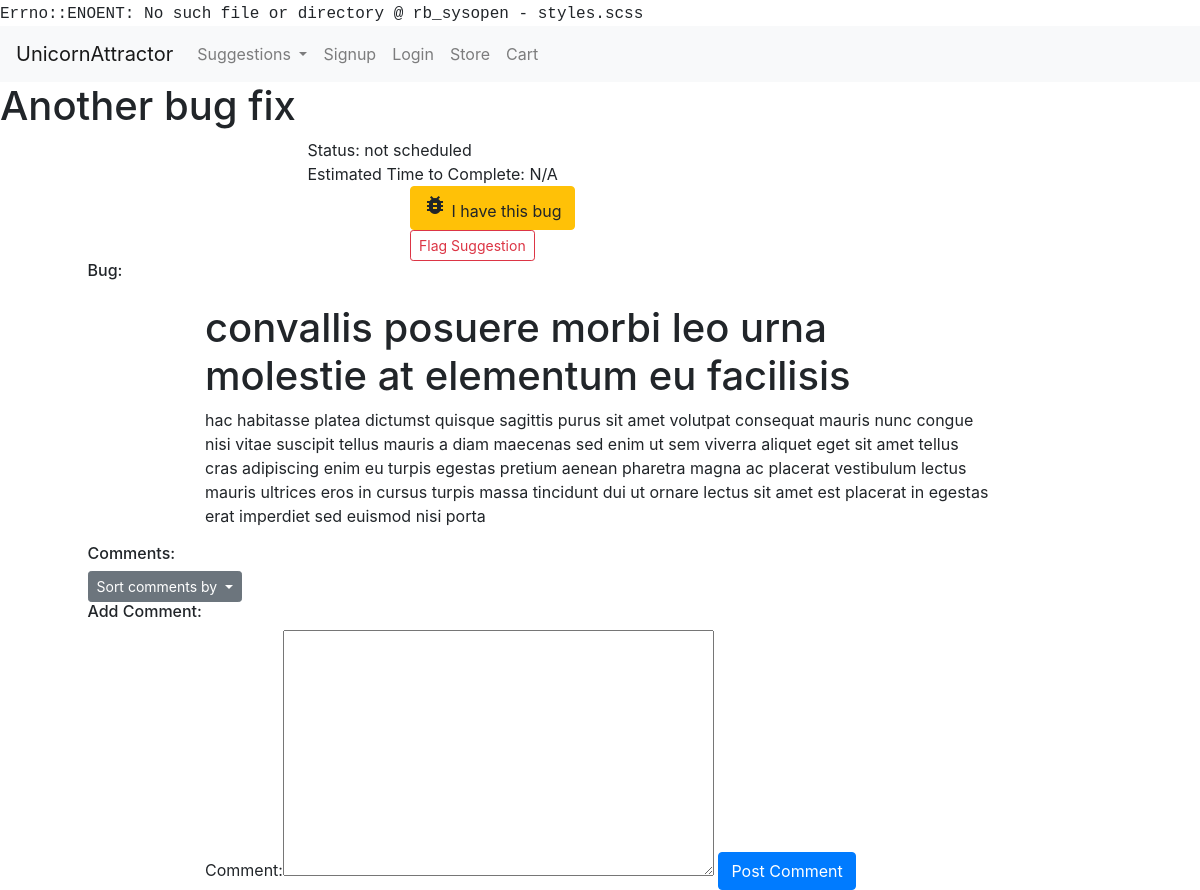
The page /suggestions/view/152 on the database its author committed.
### usersuggestions/models.py (models this page shows, shortened)
class Suggestion(models.Model):
    suggestion_choices = ((True, 'Feature'), (False, 'Bug Fix'))
    is_feature = models.BooleanField(blank=False, default=False, choices=suggestion_choices)
    user = models.ForeignKey(User, null=False, on_delete=models.PROTECT)
    title = models.CharField(max_length=200, blank=False)
    details = RichTextUploadingField()
    date_time = models.DateTimeField(auto_now_add=True)
    delay_submission = models.BooleanField(null=False, blank=True, default=False)

class SuggestionAdminPage(models.Model):
    status_choices = ((0, "not scheduled"), (1, "scheduled"), (2, "in progress"), (3, "completed"))
    priority_choices = ((0, "low"), (1, 'normal'), (2, 'high'))
    suggestion = models.ForeignKey(Suggestion, null=False, on_delete=models.CASCADE)
    status = models.PositiveSmallIntegerField(choices=status_choices, default=0)
    developer_assigned = models.ForeignKey(User, null=True, blank=True, on_delete=models.PROTECT)
    priority = models.PositiveSmallIntegerField(choices=priority_choices, null=True, blank=True, default=1)
    date_started = models.DateField(null=True, blank=True)
    estimated_days_to_complete = models.PositiveSmallIntegerField(null=True, blank=True)
    expected_completion_date = models.DateField(null=True, blank=True)
    date_completed = models.DateField(null=True, blank=True)
    in_current_voting_cycle = models.BooleanField(blank=False, default=True)
    github_branch = models.CharField(null=True, blank=True, max_length=50)
    was_successful = models.NullBooleanField(blank=True, null=True)
    current_winner = models.BooleanField(blank=False, default=False)

### usersuggestions/views.py (the view, shortened to what this page needs)
# urls.py: url(r'^view/(?P<id>\d+)/(?P<comment_sorting>[-\w]+)', view_suggestion, name="view_suggestion"),
def view_suggestion(request, id, comment_sorting="oldest"):
    coins_enabled = settings.COINS_ENABLED
    suggestion = get_object_or_404(Suggestion, id=id)
    suggestion_admin = get_object_or_404(SuggestionAdminPage, suggestion=suggestion)
    comments = return_public_suggestion_comments(suggestion, comment_sorting)
    form = CommentForm(initial={"user": request.user, "suggestion": suggestion})
    if request.user.is_authenticated:
        check_comment_users = True
    else:
        check_comment_users = False
    if coins_enabled and request.user.is_authenticated:
        price = get_coins_price("Upvote")
        user_coins = return_user_coins(request.user)
        minimum_coins = return_minimum_coins_purchase(price, user_coins)
        coin_options = return_all_store_coin_options()
    else:
        price = None
        user_coins = None
        minimum_coins = None
        coin_options = None
    if suggestion.is_feature:
        return render(request, "view_feature.html",
                      {"form": form, "comments": comments, "feature": suggestion, "coins_enabled": coins_enabled,
                       "price": price, "user_coins": user_coins, "minimum_coins": minimum_coins,
                       "coin_options": coin_options, "suggestion_admin": suggestion_admin, "check_comment_users": check_comment_users})
    else:
        return render(request, "view_bug.html",
                      {"form": form, "comments": comments, "bug": suggestion, "coins_enabled": coins_enabled,
                       "suggestion_admin": suggestion_admin, "check_comment_users": check_comment_users})

### usersuggestions/forms.py
class CommentForm(forms.ModelForm):
    class Meta:
        model = Comment
        exclude = ["date_time"]
        widgets = {"user": forms.HiddenInput(), "suggestion": forms.HiddenInput(),
                   "admin_page_comment": forms.HiddenInput()}

### market/cart.py (called while the page is built)
    def __len__(self):
        return sum(item['quantity'] for item in self.cart.values())

### market/contexts.py (called while the page is built)
def cart(request):
    return {'cart': Cart(request)}

def usercoins(request):
    if request.user.is_authenticated:
        user = request.user
        coins_amount = return_user_coins(user)
        return {"usercoins": coins_amount}
    else:
        return {"usercoins": None}

def coins_are_enabled(request):
    return {"coins_are_enabled": settings.COINS_ENABLED}

### usersuggestions/helpers.py (called while the page is built)
def return_public_suggestion_comments(suggestion, comment_sorting="oldest"):
    if comment_sorting == "oldest":
        comment_sorting = "date_time"
    elif comment_sorting == "newest":
        comment_sorting = "-date_time"
    else:
        comment_sorting = "-upvotes"
    return Comment.objects.filter(suggestion=suggestion, admin_page_comment=False).annotate(
        upvotes=Count("upvote")).annotate(comments=Count("comment")).order_by(comment_sorting)

### usersuggestions/templates/view_bug.html (shortened to what this page needs)
{% extends 'base.html' %} {% block title %}View Bug{% endblock %} {% block head %} {% load bootstrap_tags %}
{{ form.media }} {% endblock %} {% block content %}
<main id="view-suggestion">
    <h1 id="suggestion-title">{{ bug.title }}</h1>
    <div class="row admin-row">
        <div class="div-col col-xs-10 col-md-6 offset-xs-1 offset-md-3">
            <div id="admin-status"><span class="admin-key">  Status: </span>{{ suggestion_admin.get_status_display }}
            </div>
            <div id="admin-estimated-time"><span class="admin-key"> Estimated Time to Complete: </span>
            {% if not suggestion_admin.estimated_days_to_complete %}
            N/A
            {% else %}
            {{ suggestion_admin.estimated_days_to_complete }} Days {% endif %}
            </div>
        </div>
    </div>
    <div class="row btn-row">
        <div class="div-col col-xs-6 col-md-4 offset-xs-3 offset-md-4">
            <a class="btn btn-warning" href="{% url 'upvote_suggestion' bug.id %}" role="button"> <i
                    class="material-icons">bug_report</i>
                I have this bug</a>
        </div>
    </div>
    <div class="row btn-row">
        <div class="div-col col-xs-6 col-md-4 offset-xs-3 offset-md-4">
            <button type="button" class="btn btn-outline-danger btn-sm " data-toggle="modal"
                    data-target="#flagSuggestionModal">
                Flag Suggestion
            </button>
        </div>
    </div>
    <div class="row">
        <div class="offset-md-1">
            <h6 id="details-title">Bug:</h6>
        </div>
    </div>
    <div class="row">
        <div class="div-col col-xs-12 col-md-8 offset-md-2">
            <div id="details-section">
                <p>{{ bug.details|safe }}</p>
            </div>
        </div>
    </div>
</main>
<footer id="suggestion-comments">
    <div id="comments">
        <div class="row">
            <div class="offset-md-1">
                <h6 class="comments-title">Comments:</h6>
            </div>
        </div>
        <div class="row">
            <div class="offset-md-1">
                <div class="btn-group" role="group">
                    <button id="orderCommentsButtonGroup" type="button"
                            class="btn btn-sm btn-secondary dropdown-toggle" data-toggle="dropdown"
                            aria-haspopup="true" aria-expanded="false">
                        Sort comments by
                    </button>
                </div>
            </div>
        </div>
    </div>
    <div class="row">
        <div class="offset-md-1">
            <h6 class="comments-title">Add Comment:</h6>
        </div>
    </div>
    <div class="row">
        <div class="div-col col-xs-10 col-md-8 offset-xs-1 offset-md-2">
            <form method="POST">
                {{ form|as_bootstrap }} {% csrf_token %}
                <input type="submit" class="btn btn-primary" value="Post Comment" name="postComment">
            </form>
        </div>
    </div>
</footer>
{% endblock %}

### styles.css (style rules this page uses)
body:before { white-space: pre; font-family: monospace; content: "Errno::ENOENT: No such file or directory @ rb_sysopen - styles.scss"; }

### rows shown on the page
Suggestion: title "Another bug fix", details "convallis posuere morbi leo urna molestie at elementum eu facilisis hac habitasse platea dictumst quisque sagittis purus sit amet volutpat consequat mauris nunc congue nisi vitae suscipit tellus mauris a diam maecenas sed enim ut sem viverra aliquet eget sit amet tellus cras adipiscing enim eu turpis egestas pretium aenean pharetra magna ac placerat vestibulum lectus mauris ultrices eros in cursus turpis massa tincidunt dui ut ornare lectus sit amet est placerat in egestas erat imperdiet sed euismod nisi porta"
SuggestionAdminPage: status "not scheduled"
